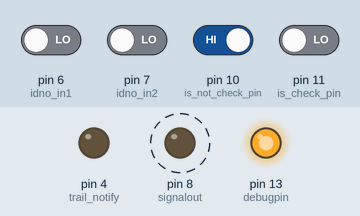
Simulated run of this sketch. Board: Arduino Uno, built with avr-gcc and run on an emulated ATmega328P. On the bench: output pins drawn as LEDs (lit = HIGH). Dashed ring = blinking. The inputs (shaded band) are chosen by the test bench; at power-on: pin 10 (is_not_check_pin) HIGH, pin 6 (idno_in1), pin 7 (idno_in2), pin 11 (is_check_pin) LOW. What the sketch prints to the serial monitor is not drawn.

Above: at 2.8 s.
2.9 s: pin 10 (is_not_check_pin) driven LOW
At 3.6 s:
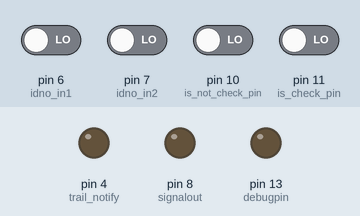
4.5 s: pin 10 (is_not_check_pin) driven HIGH
At 5.3 s:
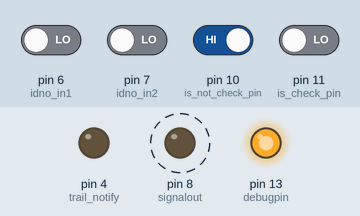
8.6 s: pin 10 (is_not_check_pin) driven LOW and pin 11 (is_check_pin) driven HIGH
At 10.7 s:
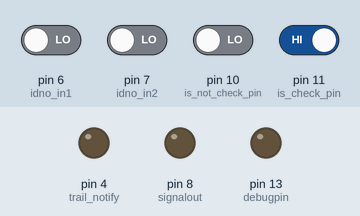
11.0 s: pin 6 (idno_in1) driven HIGH
At 52.8 s:
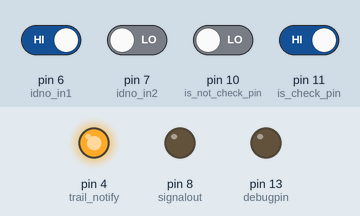
Timing chart, 0 to 53.5 s (numbered marks = the images above; inputs shaded):
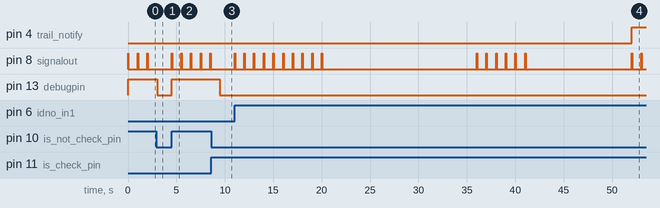

Measured:
- after the input at 2.9 s, pin 8 (signalout): stops changing and stays LOW; pin 13 (debugpin): HIGH → LOW after 0.10 s
- after the input at 4.5 s, pin 8 (signalout): alternates HIGH for 0.05 s and LOW for 0.95 s, starting at once; pin 13 (debugpin): LOW → HIGH at once
- after the input at 8.6 s, pin 8 (signalout): stops changing and stays LOW; pin 13 (debugpin): HIGH → LOW after 0.90 s
- after the input at 11.0 s, pin 4 (trail_notify): LOW → HIGH after 41.0 s
- by itself, pin 8 (signalout): alternates HIGH for 0.05 s and LOW for 0.95 s

The sketch:

Signal_Sender_new.ino.ino
```cpp
int signalout = 8;
int debugpin = 13;
int lststate = HIGH;
int is_check_pin = 11;
int is_not_check_pin = 10;
int idno_in1 = 6;
int idno_in2 = 7;
int trail_notify = 4;
void setup() {
  // put your setup code here, to run once:
  pinMode(signalout, OUTPUT);
  pinMode(debugpin, OUTPUT);
  pinMode(is_check_pin, INPUT);
  pinMode(is_not_check_pin, INPUT);
  pinMode(idno_in1, INPUT);
  pinMode(idno_in2, INPUT);
  pinMode(trail_notify, OUTPUT);
  Serial.begin(9600);
}

void loop() {
  // put your main code here, to run repeatedly:
  digitalWrite(is_check_pin, LOW);
  digitalWrite(is_not_check_pin, LOW);

  digitalWrite(idno_in1, LOW);
  digitalWrite(idno_in2, LOW);
  digitalWrite(trail_notify, LOW);


  if (digitalRead(is_check_pin) == HIGH && digitalRead(is_not_check_pin) == LOW) {
    Serial.println("check");
    int nodeid = 0;
    while ((digitalRead(idno_in1) == LOW) && (digitalRead(idno_in2) == LOW)) {
          Serial.print("w ");
    }

    if ((digitalRead(idno_in1) == LOW) && (digitalRead(idno_in2) == HIGH)) { ///1--> node 4
      nodeid = 4;
          Serial.print("4 ");
    }
    else if ((digitalRead(idno_in1) == HIGH) && (digitalRead(idno_in2) == LOW)) { ///2 --> node 5
      nodeid = 5;
          Serial.print("5 ");
    }
    else if ((digitalRead(idno_in1) == HIGH) && (digitalRead(idno_in2) == HIGH)) { ///3 --> node 6
      nodeid = 6;
          Serial.print("6 ");
    }
    Serial.print("normal@id ");
    sendNormal();
        Serial.print("preamble ");
    sendPreamble();
        Serial.print("sendid ");
    sendNodeID(nodeid);
        Serial.print("postable ");
    senPostable();
        Serial.print("trail ");
        digitalWrite(trail_notify, HIGH);
    sendTrail();
      digitalWrite(trail_notify, LOW);
    Serial.println("Done");
  }

  else if (digitalRead(is_not_check_pin) == HIGH) {
        Serial.println("not check");
    digitalWrite(debugpin, HIGH);
    sendOne();
    digitalWrite(debugpin, LOW);
  }


}
void sendTrail() {

  int i = 0;

  for (i = 0; i < 9; i++) {
    sendOne();
  }

}

void sendNormal() {
  int i = 0;
  for (i = 0; i < 10; i++) {
    sendOne();
  }
}
void sendPreamble() {
  int i = 0;
  for (i = 0; i < 15; i++) {
    sendZero();
  }

}

void senPostable() {
  int i = 0;
  for (i = 0; i < 10; i++) {
    sendZero();
  }

}


void sendNodeID(int x) {
  int i = 0;

  for (i = 0; i <= x; i++) {
    sendOne();
  }

}

void sendOne() {
  digitalWrite(signalout, HIGH);
  delay(50);
  digitalWrite(signalout, LOW);
  delay(950);
}

void sendZero() {
  digitalWrite(signalout, LOW);
  delay(50);
  digitalWrite(signalout, LOW);
  delay(950);
}
```
